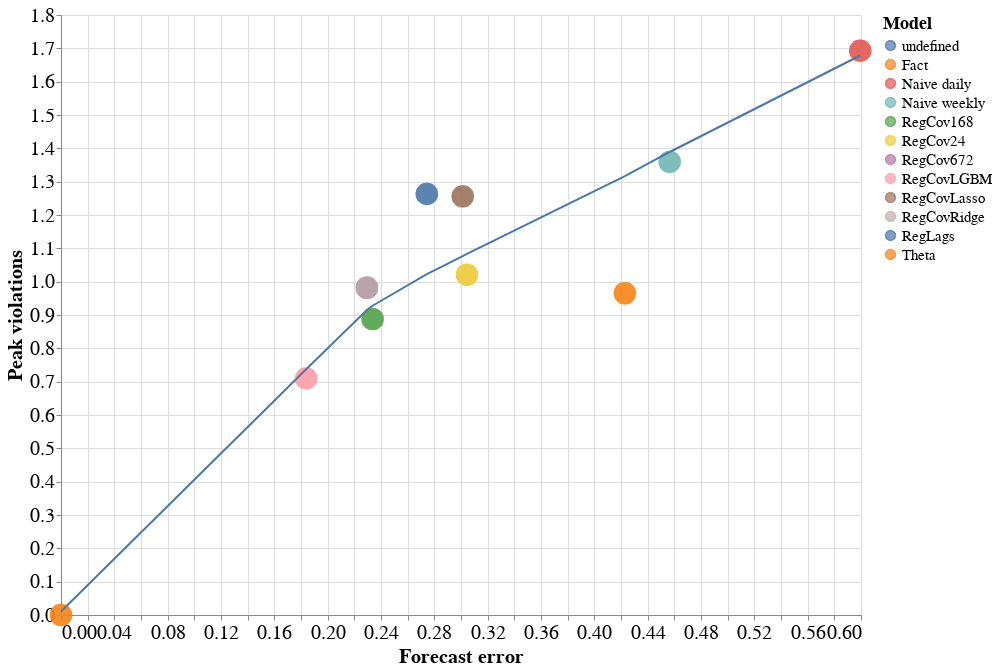

Write notebook code for a chart like this one.
### Code cell
chart = alt.Chart(results_df).mark_circle(size=500).encode(
    x='Forecast error:Q',
    y = alt.Y('Peak violations:Q'), # scale=alt.Scale(domain=[0, 160])),
#     y=alt.Y('Downstream costs:Q'),
#     size=alt.Size('Energy costs'),
    color=alt.Color('Model:N'),
    tooltip = ['Model:N','Forecast error:Q','Downstream costs:Q']
).properties(width=800, height=600)

chart2 = alt.Chart(results_df).mark_circle(size=500).encode(
    x='Forecast error:Q',
    y=alt.Y('Peak violations:Q'),
#     size=alt.Size('Energy costs'),
    color=alt.Color('Model:N'),
    tooltip = ['Model:N','Forecast error:Q','Downstream costs:Q']
).properties(width=800, height=600)

(chart + chart2 + chart.transform_loess('Forecast error', 'Peak violations', bandwidth=.99).mark_line()).configure_axis(
    labelFontSize=20,
    titleFontSize=20
).configure_legend(
titleFontSize=18,
labelFontSize=15
) 

# chart +chart2+ chart.transform_regression('Forecast error', 'Downstream costs', method='poly', order=3).mark_line()

### Figure 1 — Vega-Lite specification as saved in the notebook (floating-point values rounded to 4 significant figures)
{"config": {"view": {"continuousWidth": 400, "continuousHeight": 300}, "axis": {"labelFontSize": 20, "titleFontSize": 20}, "legend": {"labelFontSize": 15, "titleFontSize": 18}}, "layer": [{"mark": {"type": "circle", "size": 500}, "encoding": {"color": {"type": "nominal", "field": "Model"}, "tooltip": [{"type": "nominal", "field": "Model"}, {"type": "quantitative", "field": "Forecast error"}, {"type": "quantitative", "field": "Downstream costs"}], "x": {"type": "quantitative", "field": "Forecast error"}, "y": {"type": "quantitative", "field": "Peak violations"}}, "height": 600, "width": 800}, {"mark": {"type": "circle", "size": 500}, "encoding": {"color": {"type": "nominal", "field": "Model"}, "tooltip": [{"type": "nominal", "field": "Model"}, {"type": "quantitative", "field": "Forecast error"}, {"type": "quantitative", "field": "Downstream costs"}], "x": {"type": "quantitative", "field": "Forecast error"}, "y": {"type": "quantitative", "field": "Peak violations"}}, "height": 600, "width": 800}, {"mark": "line", "encoding": {"color": {"type": "nominal", "field": "Model"}, "tooltip": [{"type": "nominal", "field": "Model"}, {"type": "quantitative", "field": "Forecast error"}, {"type": "quantitative", "field": "Downstream costs"}], "x": {"type": "quantitative", "field": "Forecast error"}, "y": {"type": "quantitative", "field": "Peak violations"}}, "height": 600, "transform": [{"loess": "Peak violations", "on": "Forecast error", "bandwidth": 0.99}], "width": 800}], "data": {"name": "data-0f922eecba4341aea7008127bd29a712"}, "$schema": "https://vega.github.io/schema/vega-lite/v4.8.1.json", "datasets": {"data-0f922eecba4341aea7008127bd29a712": [{"Model": "Naive weekly", "Forecast error": 0.4565, "Peak violations": 1.359, "Energy costs": 7.548}, {"Model": "Naive daily", "Forecast error": 0.5994, "Peak violations": 1.693, "Energy costs": 7.577}, {"Model": "Theta", "Forecast error": 0.4229, "Peak violations": 0.9652, "Energy costs": 7.271}, {"Model": "RegLags", "Forecast error": 0.2744, "Peak violations": 1.263, "Energy costs": 7.697}, {"Model": "RegCov672", "Forecast error": 0.2294, "Peak violations": 0.9815, "Energy costs": 7.695}, {"Model": "RegCovLasso", "Forecast error": 0.3013, "Peak violations": 1.256, "Energy costs": 7.858}, {"Model": "RegCovRidge", "Forecast error": 0.2294, "Peak violations": 0.9827, "Energy costs": 7.696}, {"Model": "RegCov24", "Forecast error": 0.3045, "Peak violations": 1.021, "Energy costs": 7.843}, {"Model": "RegCov168", "Forecast error": 0.2337, "Peak violations": 0.8875, "Energy costs": 7.722}, {"Model": "RegCovLGBM", "Forecast error": 0.1839, "Peak violations": 0.7098, "Energy costs": 7.604}, {"Model": "Fact", "Forecast error": 0.0, "Peak violations": 2.017e-08, "Energy costs": 7.577}]}}
